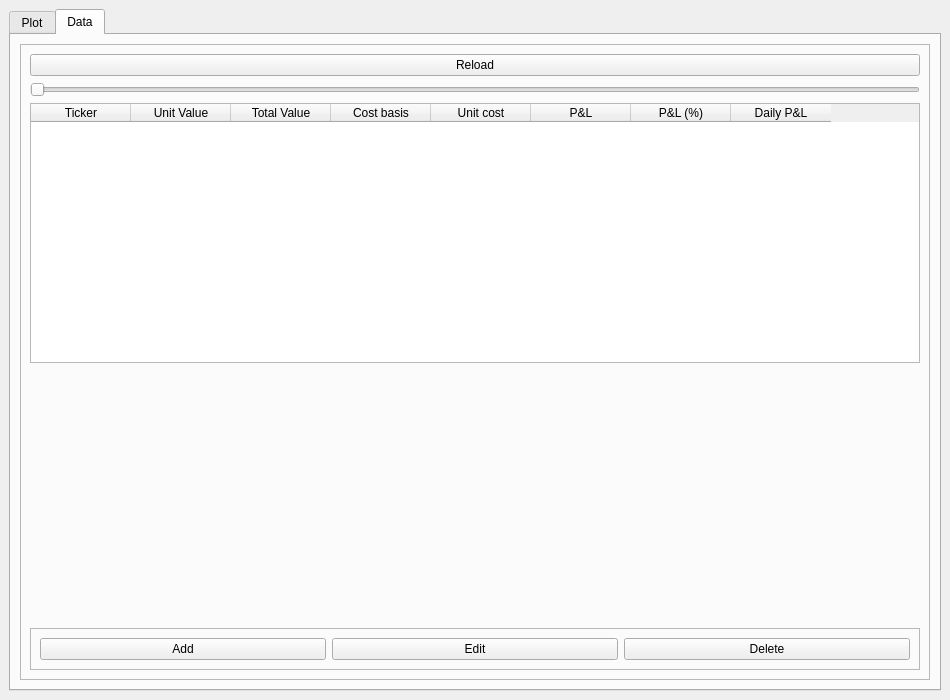
<?xml version="1.0" encoding="UTF-8"?>
<ui version="4.0">
 <class>MainWindow</class>
 <widget class="QMainWindow" name="MainWindow">
  <property name="geometry">
   <rect>
    <x>0</x>
    <y>0</y>
    <width>950</width>
    <height>700</height>
   </rect>
  </property>
  <property name="minimumSize">
   <size>
    <width>950</width>
    <height>700</height>
   </size>
  </property>
  <property name="windowTitle">
   <string>Historic Portfolio Tracker</string>
  </property>
  <widget class="QWidget" name="centralwidget">
   <layout class="QVBoxLayout" name="verticalLayout_2">
    <item>
     <widget class="QFrame" name="frame">
      <property name="frameShape">
       <enum>QFrame::NoFrame</enum>
      </property>
      <property name="frameShadow">
       <enum>QFrame::Raised</enum>
      </property>
      <property name="lineWidth">
       <number>0</number>
      </property>
      <layout class="QGridLayout" name="gridLayout">
       <property name="leftMargin">
        <number>0</number>
       </property>
       <property name="topMargin">
        <number>0</number>
       </property>
       <property name="rightMargin">
        <number>0</number>
       </property>
       <property name="bottomMargin">
        <number>0</number>
       </property>
       <property name="spacing">
        <number>0</number>
       </property>
       <item row="0" column="0">
        <widget class="QTabWidget" name="tabWidget">
         <property name="currentIndex">
          <number>1</number>
         </property>
         <widget class="QWidget" name="tab">
          <attribute name="title">
           <string>Plot</string>
          </attribute>
          <layout class="QVBoxLayout" name="verticalLayout">
           <item>
            <widget class="QFrame" name="frame_2">
             <property name="frameShape">
              <enum>QFrame::StyledPanel</enum>
             </property>
             <property name="frameShadow">
              <enum>QFrame::Raised</enum>
             </property>
             <layout class="QVBoxLayout" name="verticalLayout_3">
              <item>
               <widget class="QPushButton" name="plot_status_reload_BTN">
                <property name="text">
                 <string>Reload</string>
                </property>
               </widget>
              </item>
              <item>
               <widget class="QFrame" name="plot_status_total">
                <property name="frameShape">
                 <enum>QFrame::StyledPanel</enum>
                </property>
                <property name="frameShadow">
                 <enum>QFrame::Raised</enum>
                </property>
                <layout class="QHBoxLayout" name="horizontalLayout">
                 <item>
                  <widget class="QLabel" name="plot_status_total_LBL">
                   <property name="text">
                    <string>Total: $9000 (+2%)</string>
                   </property>
                  </widget>
                 </item>
                 <item>
                  <widget class="QLabel" name="plot_status_pl_LBL">
                   <property name="text">
                    <string>P&amp;L: +$40</string>
                   </property>
                  </widget>
                 </item>
                 <item>
                  <widget class="QLabel" name="plot_status_iinvest_LBL">
                   <property name="text">
                    <string>Initial investment: $8500</string>
                   </property>
                  </widget>
                 </item>
                </layout>
               </widget>
              </item>
              <item>
               <widget class="QFrame" name="plot_status_stocks_frame">
                <property name="minimumSize">
                 <size>
                  <width>0</width>
                  <height>80</height>
                 </size>
                </property>
                <property name="frameShape">
                 <enum>QFrame::StyledPanel</enum>
                </property>
                <property name="frameShadow">
                 <enum>QFrame::Raised</enum>
                </property>
                <layout class="QGridLayout" name="gridLayout_4" rowstretch="0" columnstretch="0" rowminimumheight="0">
                 <property name="sizeConstraint">
                  <enum>QLayout::SetMinimumSize</enum>
                 </property>
                 <property name="leftMargin">
                  <number>0</number>
                 </property>
                 <property name="topMargin">
                  <number>0</number>
                 </property>
                 <property name="rightMargin">
                  <number>0</number>
                 </property>
                 <property name="bottomMargin">
                  <number>0</number>
                 </property>
                 <property name="spacing">
                  <number>0</number>
                 </property>
                 <item row="0" column="0">
                  <layout class="QGridLayout" name="plot_status_stocks_container" columnstretch="0">
                   <property name="sizeConstraint">
                    <enum>QLayout::SetDefaultConstraint</enum>
                   </property>
                   <property name="horizontalSpacing">
                    <number>20</number>
                   </property>
                   <property name="verticalSpacing">
                    <number>0</number>
                   </property>
                  </layout>
                 </item>
                </layout>
               </widget>
              </item>
             </layout>
            </widget>
           </item>
           <item>
            <widget class="QFrame" name="frame_X">
             <property name="minimumSize">
              <size>
               <width>0</width>
               <height>450</height>
              </size>
             </property>
             <property name="frameShape">
              <enum>QFrame::StyledPanel</enum>
             </property>
             <property name="frameShadow">
              <enum>QFrame::Raised</enum>
             </property>
             <layout class="QGridLayout" name="gridLayout_2">
              <item row="0" column="0">
               <layout class="QGridLayout" name="plot_chart_container"/>
              </item>
             </layout>
            </widget>
           </item>
          </layout>
         </widget>
         <widget class="QWidget" name="tab_2">
          <attribute name="title">
           <string>Data</string>
          </attribute>
          <layout class="QVBoxLayout" name="verticalLayout_4">
           <item>
            <widget class="QFrame" name="data_frame">
             <property name="frameShape">
              <enum>QFrame::StyledPanel</enum>
             </property>
             <property name="frameShadow">
              <enum>QFrame::Raised</enum>
             </property>
             <layout class="QVBoxLayout" name="verticalLayout_5">
              <item>
               <widget class="QPushButton" name="data_reload_BTN">
                <property name="text">
                 <string>Reload</string>
                </property>
               </widget>
              </item>
              <item>
               <widget class="QSlider" name="data_date_SLIDER">
                <property name="orientation">
                 <enum>Qt::Horizontal</enum>
                </property>
               </widget>
              </item>
              <item>
               <widget class="QTableWidget" name="data_TABLE">
                <property name="columnCount">
                 <number>8</number>
                </property>
                <column>
                 <property name="text">
                  <string>Ticker</string>
                 </property>
                </column>
                <column>
                 <property name="text">
                  <string>Unit Value</string>
                 </property>
                </column>
                <column>
                 <property name="text">
                  <string>Total Value</string>
                 </property>
                </column>
                <column>
                 <property name="text">
                  <string>Cost basis</string>
                 </property>
                </column>
                <column>
                 <property name="text">
                  <string>Unit cost</string>
                 </property>
                </column>
                <column>
                 <property name="text">
                  <string>P&amp;L</string>
                 </property>
                </column>
                <column>
                 <property name="text">
                  <string>P&amp;L (%)</string>
                 </property>
                </column>
                <column>
                 <property name="text">
                  <string>Daily P&amp;L</string>
                 </property>
                </column>
               </widget>
              </item>
              <item>
               <spacer name="verticalSpacer">
                <property name="orientation">
                 <enum>Qt::Vertical</enum>
                </property>
                <property name="sizeType">
                 <enum>QSizePolicy::Expanding</enum>
                </property>
                <property name="sizeHint" stdset="0">
                 <size>
                  <width>20</width>
                  <height>40</height>
                 </size>
                </property>
               </spacer>
              </item>
              <item>
               <widget class="QFrame" name="frame_3">
                <property name="frameShape">
                 <enum>QFrame::StyledPanel</enum>
                </property>
                <property name="frameShadow">
                 <enum>QFrame::Raised</enum>
                </property>
                <layout class="QHBoxLayout" name="horizontalLayout_3">
                 <item>
                  <widget class="QPushButton" name="pushButton_3">
                   <property name="text">
                    <string>Add</string>
                   </property>
                  </widget>
                 </item>
                 <item>
                  <widget class="QPushButton" name="pushButton_2">
                   <property name="text">
                    <string>Edit</string>
                   </property>
                  </widget>
                 </item>
                 <item>
                  <widget class="QPushButton" name="pushButton">
                   <property name="text">
                    <string>Delete</string>
                   </property>
                  </widget>
                 </item>
                </layout>
               </widget>
              </item>
             </layout>
            </widget>
           </item>
          </layout>
         </widget>
        </widget>
       </item>
      </layout>
     </widget>
    </item>
   </layout>
  </widget>
 </widget>
 <resources/>
 <connections/>
</ui>
